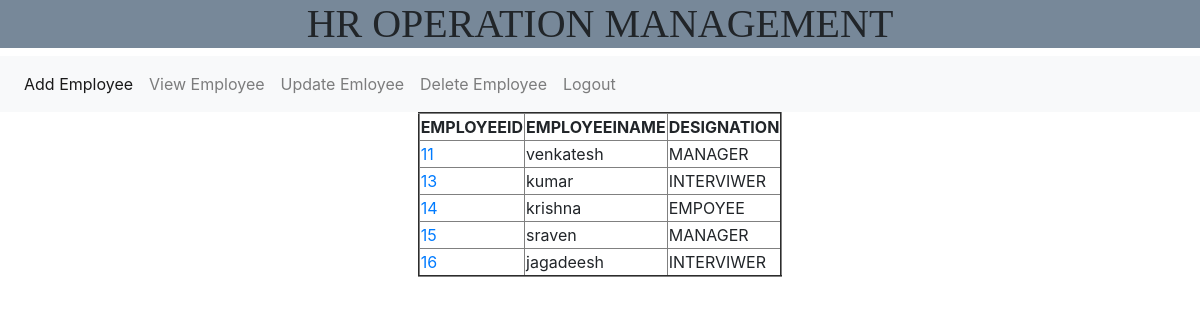
Page /update_employee1/ on the committed database.
### HRadmin/models.py (models this page shows)
class adminModel(models.Model):
    name = models.CharField(max_length=30)
    passwod = models.CharField(max_length=20)
    desgination =models.CharField(max_length=30)
    address =models.CharField(max_length=30)
    contact = models.IntegerField()
    email =models.EmailField()

### HRadmin/views.py (the view)
# urls.py: path('update_employee1/',views.update_employee1.as_view(),name='update_employee1'),
class update_employee1(View):
    def get(self,request):
        qs=adminModel.objects.values("id","name","desgination")
        return render(request,"HRadmin/update_employee_view.html",{"form":qs})

### templates/HRadmin/update_employee_view.html
{% extends 'HRadmin/commonADMIN.html' %}
{% block Admin_body %}
     <table align="center" border="2">
      <tr>
          <th>EMPLOYEEID</th>
          <th>EMPLOYEEINAME</th>
          <th>DESIGNATION</th>
      </tr>
    {% for x in form %}
        <tr>
          <td>
              <a href="{% url 'update_employee2' %}?id={{ x.id }}">
                {{ x.id }}
              </a>
          </td>
          <td>{{ x.name }}</td>
          <td>{{ x.desgination }}</td>
      </tr>
    {% endfor %}
    </table>
{% endblock %}

### rows in the picture
adminModel: id "11", name "venkatesh", desgination "MANAGER"
adminModel: id "13", name "kumar", desgination "INTERVIWER"
adminModel: id "14", name "krishna", desgination "EMPOYEE"
adminModel: id "15", name "sraven", desgination "MANAGER"
adminModel: id "16", name "jagadeesh", desgination "INTERVIWER"
